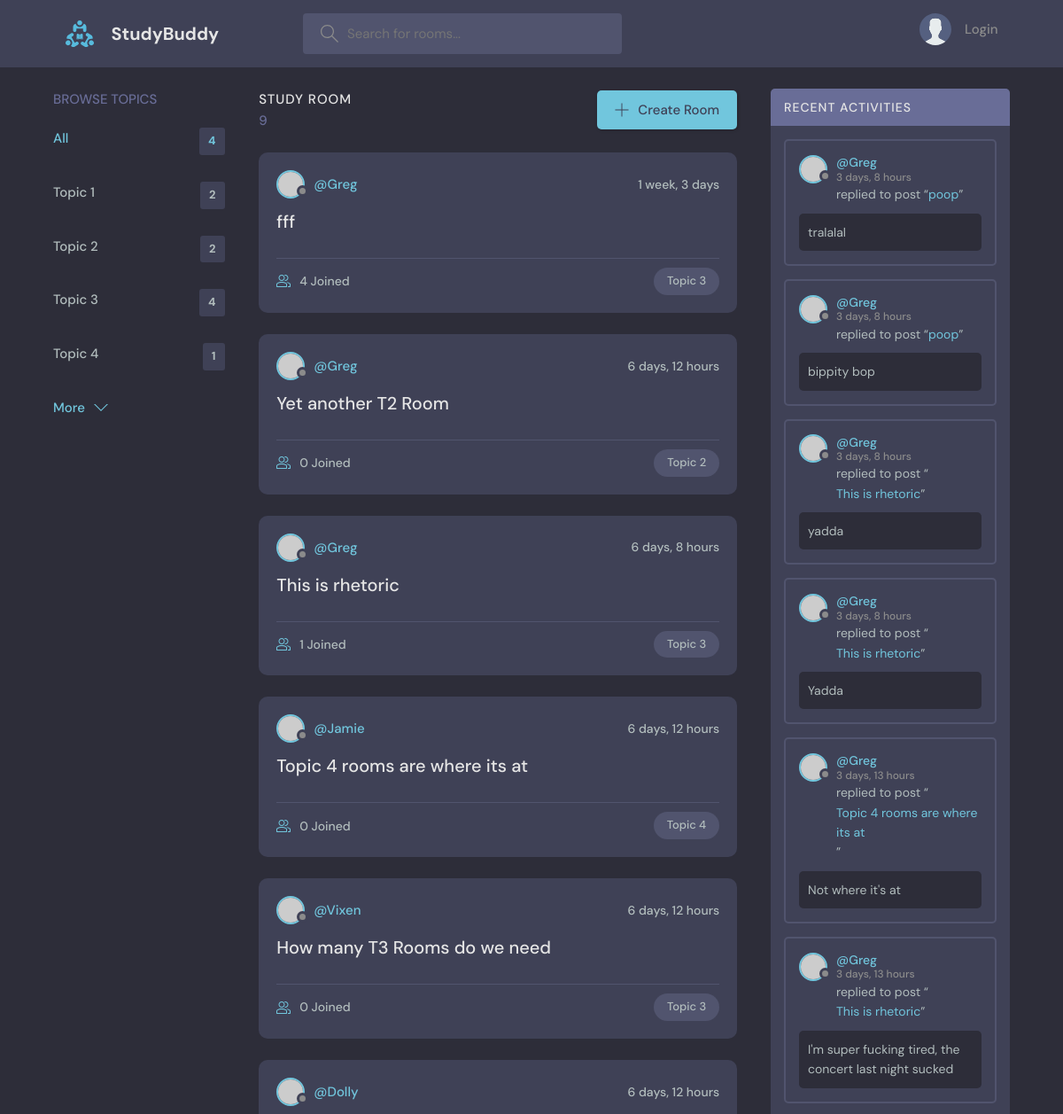
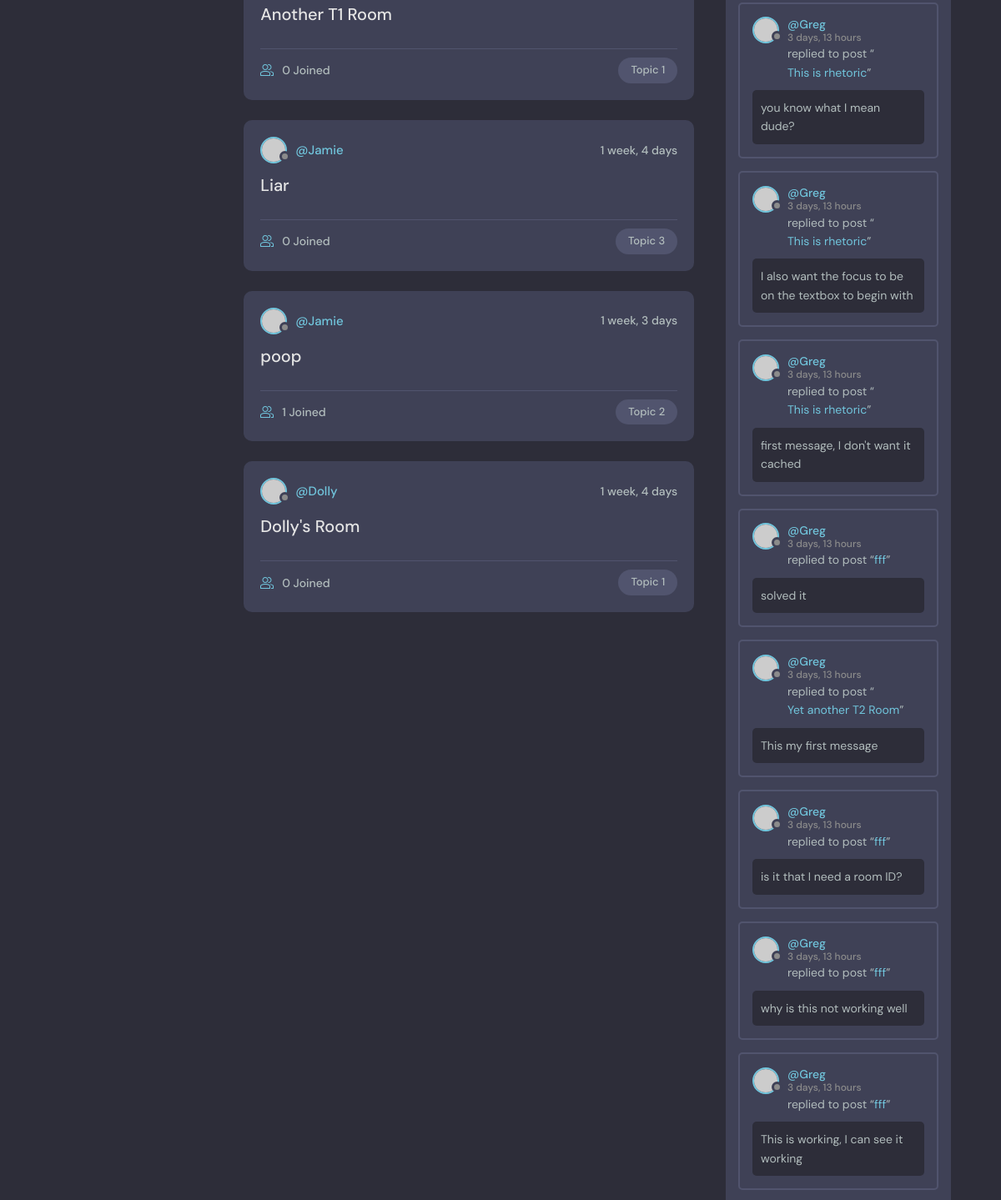
The app's page / (upper part), older data (2 pictures, top to bottom).
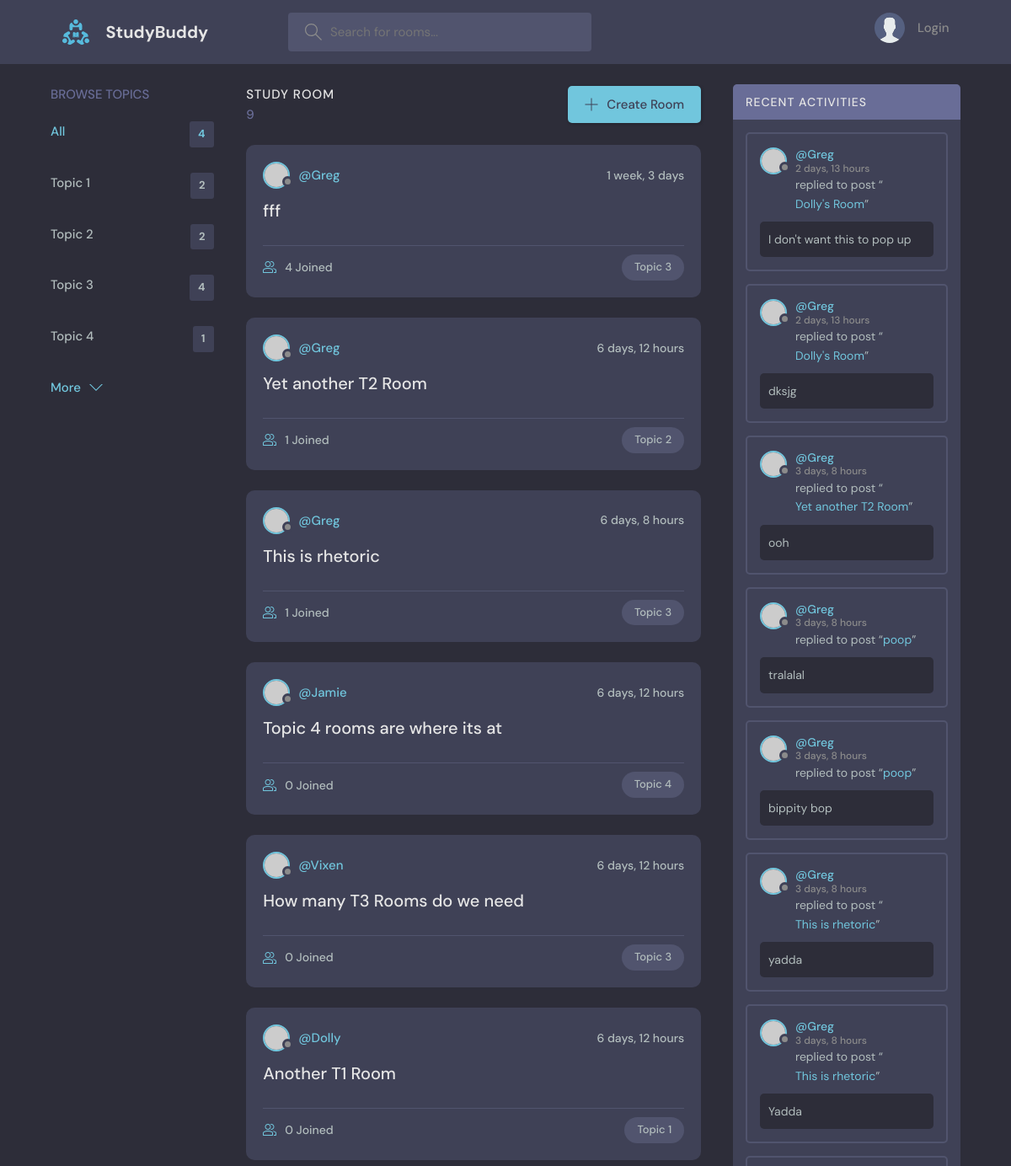
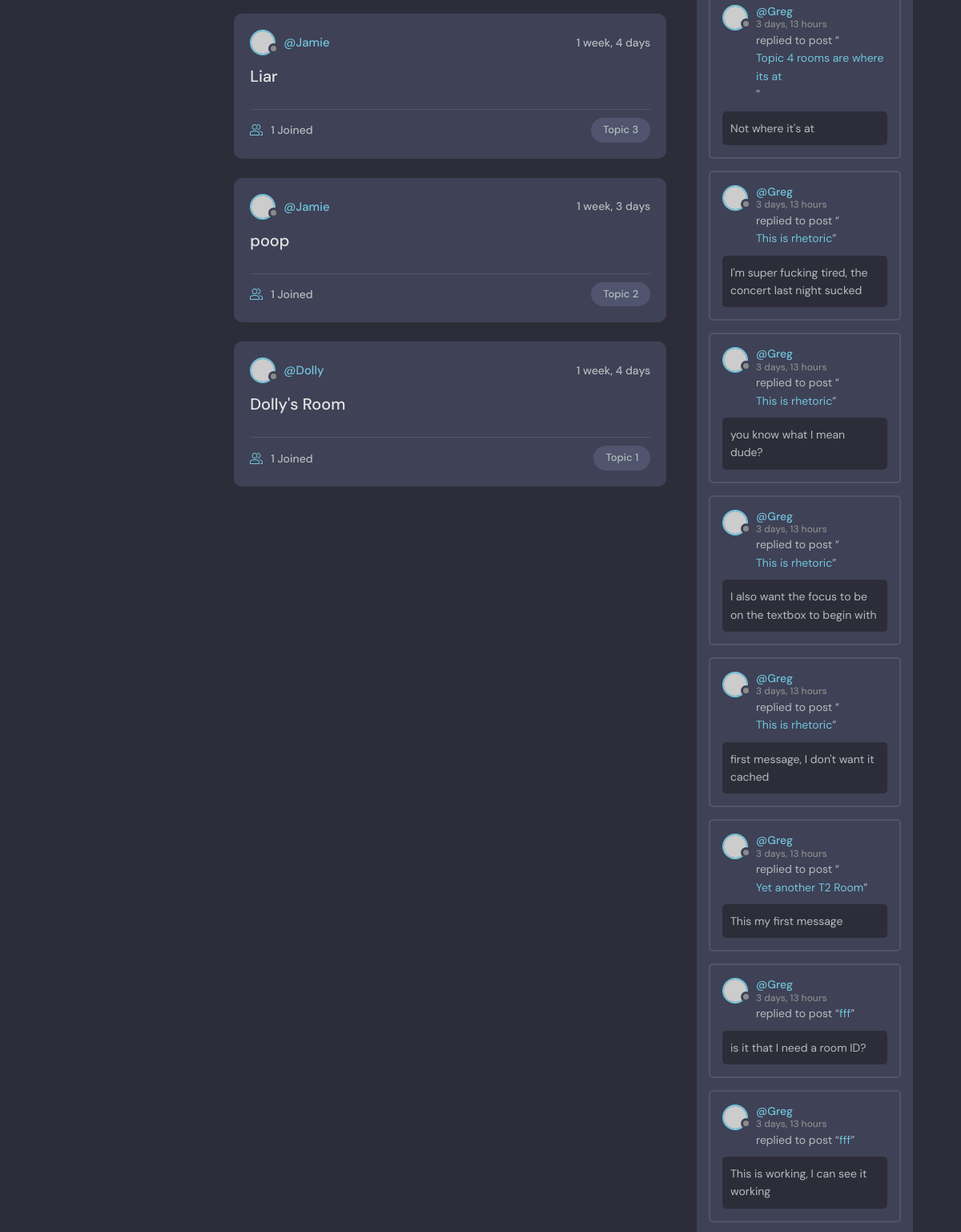
The same page, newer data (2 pictures, top to bottom).
### base/models.py (models this page shows)
class Topic(models.Model):
    name = models.CharField(max_length=200)
    def __str__(self):
        return self.name

class Room(models.Model):
    host = models.ForeignKey(User, on_delete=models.SET_NULL, null=True) # On delete of the user, this field is set
    topic = models.ForeignKey(Topic, on_delete=models.SET_NULL, null=True)
    name = models.CharField(max_length=200)
    description = models.TextField(null=True, blank=True)  # the null input arguments allow the database to have a
    participants = models.ManyToManyField(User, related_name='participants', blank=True)
    updated = models.DateTimeField(auto_now=True)  # Any time the save method is called, this will auto populate
    created = models.DateTimeField(auto_now_add=True)  # The difference between auto_now and auto_add_now is that
    class Meta:
        ordering = ['-updated', '-created']
    def __str__(self):
        return self.name

class Message(models.Model):
    user = models.ForeignKey(User, on_delete=models.CASCADE)
    room = models.ForeignKey(Room, on_delete=models.CASCADE)  # Cascade means if the foreign key is deleted, this
    body = models.TextField()
    updated = models.DateTimeField(auto_now=True)
    created = models.DateTimeField(auto_now_add=True)
    class Meta:
        ordering = ['-updated', '-created']
    def __str__(self):
        return self.body[0:50]  # Return only the first 50 characters

### base/views.py (the view)
# urls.py: 2. Add a URL to urlpatterns:  path('', views.home, name='home')
def home(request):
    q = request.GET.get('q') if request.GET.get('q') is not None else ''
    rooms = Room.objects.filter(
        Q(topic__name__icontains=q) |
        Q(name__icontains=q) |
        Q(description__icontains=q)
    )
    rooms_count = rooms.count()
    room_messages = Message.objects.filter(
        Q(room__topic__name__icontains=q) |
        Q(room__name__icontains=q) |
        Q(user__username__icontains=q) |
        Q(body__icontains=q)
    )
    topics = Topic.objects.all()
    topics_count = topics.count()
    context = {'rooms': rooms, 'topics': topics, 'rooms_count': rooms_count, 'room_messages': room_messages, 'topics_count': topics_count}
    return render(request, 'Base/Home.html', context)

### base/Templates/Base/home.html (shortened to what this page needs)
<!DOCTYPE html>
{% extends 'MainTemplate.html' %}
{% load static %}
{% block content %}
<body>
<main class="layout layout--3">
    <div class="container">
        {% include 'base/Topics_Component.html'%}
        <div class="roomList">
            <div class="roomList__header">
                <div>
                    <h2>Study Room</h2>
                    <p>{{rooms_count}}</p>
                </div>
                <a class="btn btn--main" href="{% url 'create-room' %}">
                    <svg version="1.1" xmlns="http://www.w3.org/2000/svg" width="32" height="32" viewBox="0 0 32 32">
                        <title>add</title>
                        <path
                                d="M16.943 0.943h-1.885v14.115h-14.115v1.885h14.115v14.115h1.885v-14.115h14.115v-1.885h-14.115v-14.115z"
                        ></path>
                    </svg>
                    Create Room
                </a>
            </div>
            {% include 'base/Feed_Component.html' %}
        </div>
        {% include 'base/Activity_Component.html' %}
    </div>
</main>
</body>
{% endblock %}

### base/Templates/Base/Topics_Component.html
        <div class="topics">
          <div class="topics__header">
            <h2>Browse Topics</h2>
          </div>
          <ul class="topics__list">
            <li>
              <a href="{%url 'home' %}" class="active">All <span>{{topics.count}}</span></a>
            </li>
            {% for topic in topics %}
            <li>
              <a href =" {%url 'home' %}?q={{topic.name}} ">{{topic}}<span>{{topic.room_set.all.count}}</span></a>
            </li>
            {% endfor %}
          </ul>
          <a class="btn btn--link" href="topics.html">
            More
            <svg version="1.1" xmlns="http://www.w3.org/2000/svg" width="32" height="32" viewBox="0 0 32 32">
              <title>chevron-down</title>
              <path d="M16 21l-13-13h-3l16 16 16-16h-3l-13 13z"></path>
            </svg>
          </a>
        </div>

### base/Templates/Base/Feed_Component.html (shortened to what this page needs)
{% for room in rooms %}
<div class="roomListRoom">
    <div class="roomListRoom__header">
        <a href="{% url 'user-profile' room.host.id %}" class="roomListRoom__author">
            <div class="avatar avatar--small">
                <img src="https://randomuser.me/api/portraits/women/11.jpg"/>
            </div>
            <span>@{{room.host.username}}</span>
        </a>
        <div class="roomListRoom__actions">
            <span>{{room.created|timesince}}</span>
        </div>
    </div>
    <div class="roomListRoom__content">
        <a href="{% url 'room' room.id %}">{{room.name}}</a>
    </div>
    <div class="roomListRoom__meta">
        <a href="{% url 'room' room.id %}" class="roomListRoom__joined">
            {{room.participants.all.count}} Joined
        </a>
        <p class="roomListRoom__topic">{{room.topic.name}}</p>
    </div>
</div>
{% endfor %}

### base/Templates/Base/Activity_Component.html (shortened to what this page needs)
<div class="activities">
    <div class="activities__header">
        <h2>Recent Activities</h2>
    </div>
    {% for message in room_messages %}
    <div class="activities__box">
        <div class="activities__boxHeader roomListRoom__header">
            <a href="{% url 'user-profile' message.user.id %}" class="roomListRoom__author">
                <div class="avatar avatar--small">
                    <img src="https://randomuser.me/api/portraits/women/11.jpg"/>
                </div>
                <p>
                    @{{message.user}}
                    <span>{{message.created|timesince}}</span>
                </p>
            </a>
        </div>
        <div class="activities__boxContent">
            <p>replied to post “<a href="{% url 'room' message.room.id %}">{{message.room.name}}</a>”</p>
            <div class="activities__boxRoomContent">
                {{message.body}}
            </div>
        </div>
    </div>
    {% endfor %}
</div>

Row changes from the older to the newer data that the page shows:
removed Message: user "Greg", created "3 days, 13 hours", room.name "fff", body "solved it"
removed Message: user "Greg", created "3 days, 13 hours", room.name "fff", body "why is this not working well"
computed for Room "Yet another T2 Room": participants.all.count "0" → "1"
computed for Room "Liar": participants.all.count "0" → "1"
computed for Room "Dolly's Room": participants.all.count "0" → "1"
added Message: user "Greg", created "2 days, 13 hours", room.name "Dolly's Room", body "I don't want this to pop up"
added Message: user "Greg", created "2 days, 13 hours", room.name "Dolly's Room", body "dksjg"
added Message: user "Greg", created "3 days, 8 hours", room.name "Yet another T2 Room", body "ooh"
